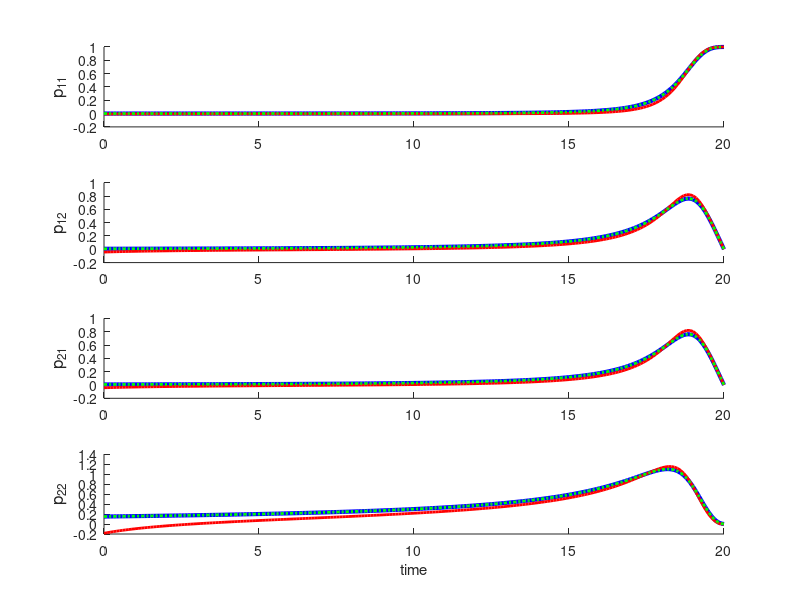
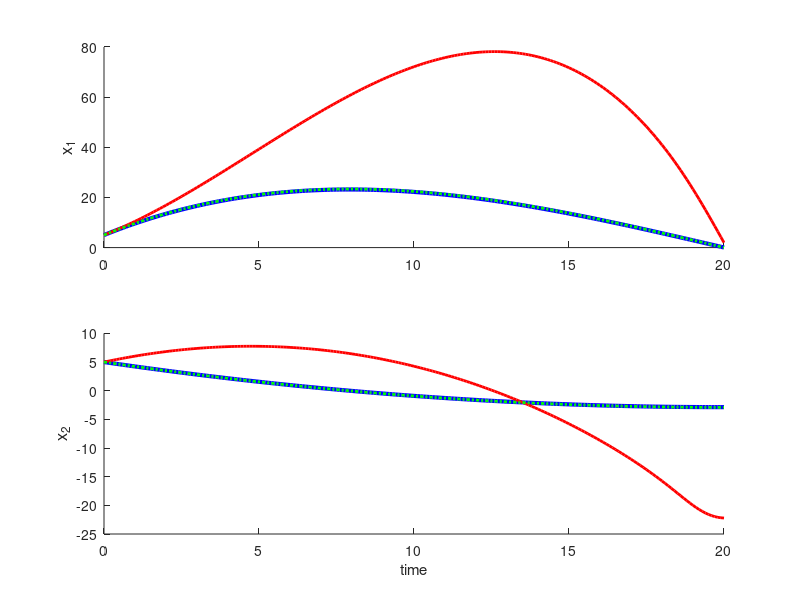

MATLAB code to generate these figures, in order:
function S05_L02_RE_Numerical_Solution
close all;

    %% Initialize the sim
    % Create the time variables
    dt = 0.1; % Increase this by 0.1 from 0.1 to 0.5 
    t0 = 0;
    tf = 20;
    t_vec = t0:dt:tf;
    
    %% Collect the data
    % Get the data for the true P values
    [~, P_mat_true] = getTrueP(t_vec);
    
    % Get the data using euler integration
    [~, P_mat_euler] = getEulerP(t_vec, dt);
    
    % Get the data using matrix exponential
    [~, P_mat_exp] = getExpP(t_vec);
    
    
    %% Plot the P values
    % Create the figure
    fig_P = figure('units', 'normalized', 'outerposition', [0 0 1 1]);
    title('Solution values');
    
    % Plot true data
    linewidth = 3;
    fontsize = 12;
    color = 'b';    
    plotPmat(t_vec, P_mat_true, color, linewidth, fontsize);
    
    % Plot the euler data
    linewidth = 2;
    color = 'r';
    plotPmat(t_vec, P_mat_euler, color, linewidth, fontsize);
    
    % Plot the exponential data
    linewidth = 2;
    color = 'g:';
    plotPmat(t_vec, P_mat_exp, color, linewidth, fontsize);
    
    %% Simulate the state forward in time
    % Set initial conditions
    x0 = [5; 5];
    
    % Simulate the true response
    [~, x_mat_true] = simulateODE(t_vec, x0);
    
    % Simulate using Euler data
    [~, x_mat_euler] = simulateEuler(t_vec, dt, P_mat_euler, x0);
    
    % Simulate using exponential data
    [~, x_mat_exp] = simulateEuler(t_vec, dt, P_mat_exp, x0);
    
    %% Plot the states
    figure('units', 'normalized', 'outerposition', [0 0 1 1]);
    title('State Simulation');
    
    % Plot true data
    linewidth = 3;
    fontsize = 12;
    color = 'b';
    plotStates(t_vec, x_mat_true, color, linewidth, fontsize);
    
    % Plot the Euler data
    linewidth = 2;
    color = 'r';
    plotStates(t_vec, x_mat_euler, color, linewidth, fontsize);
    
    % Plot the exponential data
    linewidth = 2;
    color = 'g:';
    plotStates(t_vec, x_mat_exp, color, linewidth, fontsize);
    
    % Set the P plot in front
    figure(fig_P);
end

%%%%%%%%%%%%%%%%%%%%%%%%%%%%%%%%%%%%%%%%%%%%%%%%%%%%%%%%%%%%%%%
% Plotting functions
%%%%%%%%%%%%%%%%%%%%%%%%%%%%%%%%%%%%%%%%%%%%%%%%%%%%%%%%%%%%%%%
function plotPmat(t_vec, Pmat, color, linewidth, fontsize)
    [p11, p12, p21, p22] = extractRows(Pmat);
    
    % Plot first row, first column
    subplot(4,1,1); hold on;
    plot(t_vec, p11, color, 'linewidth', linewidth);
    ylabel('p_{11}', 'fontsize', fontsize);
    
    % Plot first row, second column
    subplot(4,1,2); hold on;
    plot(t_vec, p12, color, 'linewidth', linewidth);
    ylabel('p_{12}', 'fontsize', fontsize);
    
    % Plot second row, first column
    subplot(4,1,3); hold on;
    plot(t_vec, p21, color, 'linewidth', linewidth);
    ylabel('p_{21}', 'fontsize', fontsize);
    
    % Plot second row, second column
    subplot(4,1,4); hold on;
    plot(t_vec, p22, color, 'linewidth', linewidth);
    ylabel('p_{22}', 'fontsize', fontsize);
    xlabel('time');
end

function [p11, p12, p21, p22] = extractRows(P_mat)
    p11 = squeeze(P_mat(1,1,:));
    p12 = squeeze(P_mat(1,2,:));
    p21 = squeeze(P_mat(2,1,:));
    p22 = squeeze(P_mat(2,2,:));
end

function plotStates(t_vec, x_mat, color, linewidth, fontsize)
    % Plot first row, first column
    subplot(2,1,1); hold on;
    plot(t_vec, x_mat(1,:), color, 'linewidth', linewidth);
    ylabel('x_{1}', 'fontsize', fontsize);
    
    % Plot first row, second column
    subplot(2,1,2); hold on;
    plot(t_vec, x_mat(2,:), color, 'linewidth', linewidth);
    ylabel('x_{2}', 'fontsize', fontsize);
    xlabel('time');
end

%%%%%%%%%%%%%%%%%%%%%%%%%%%%%%%%%%%%%%%%%%%%%%%%%%%%%%%%%%%%%%%
% True solution
%%%%%%%%%%%%%%%%%%%%%%%%%%%%%%%%%%%%%%%%%%%%%%%%%%%%%%%%%%%%%%%
function [t_vec, P_mat] = getTrueP(t_vec)
%getTrueP Loops through the time input and calculates the P matrix

    % Initialize the P_mat for all time indices
    len = length(t_vec);
    P_mat = zeros(2,2,len);
    
    % Loop through and get the matrix
    T = t_vec(end);
    for k = 1:len
        P_mat(:,:,k) = trueSolution(t_vec(k), T);
    end    
end

function P = trueSolution(t, T)
%trueSolution: Provides the true solution to the Riccati equation at time t
%given the final time T
    P = 1/(1 + 1/3*(T-t)^3)*[1 T-t; T-t (T-t)^2];
end

%%%%%%%%%%%%%%%%%%%%%%%%%%%%%%%%%%%%%%%%%%%%%%%%%%%%%%%%%%%%%%%
% Euler solution
%%%%%%%%%%%%%%%%%%%%%%%%%%%%%%%%%%%%%%%%%%%%%%%%%%%%%%%%%%%%%%%
function [t_vec, P_mat] = getEulerP(t_vec, dt)
    % Initialize P_mat
    len = length(t_vec);
    P_mat = zeros(2,2,len);
    P_mat(:,:,len) = [1 0; 0 0]; % Final P value = S
    
    % Initialize state matrices
    A = [0 1; 0 0];
    B = [0; 1];
    
    % Initialize costs
    Q = zeros(2);
    R = 1;
    R_inv = 1/R;
    
    % move from end to beginning
    P = squeeze(P_mat(:,:,end));
    for k = len:-1:2
        % Calculate the time derivative
        P_dot = -A'*P - P*A - Q + P*B*R_inv*B'*P;
        
        % Update the state moving backward in time
        P = P - dt * P_dot;
        
        % Store the state
        P_mat(:,:,k-1) = P;
    end
    
end

%%%%%%%%%%%%%%%%%%%%%%%%%%%%%%%%%%%%%%%%%%%%%%%%%%%%%%%%%%%%%%%
% Matrix exponential solution
%%%%%%%%%%%%%%%%%%%%%%%%%%%%%%%%%%%%%%%%%%%%%%%%%%%%%%%%%%%%%%%
function [t_vec, P_mat] = getExpP(t_vec)
    % Initialize P_mat
    len = length(t_vec);
    P_mat = zeros(2,2,len);
    
    % Initialize state matrices
    A = [0 1; 0 0];
    B = [0; 1];
    
    % Initialize costs
    Q = zeros(2);
    R = 1;
    S = [1 0; 0 0]; % Final P value = S        
    
    % Set initial conditions for X and Y
    X0 = eye(2);
    Y0 = S;
    
    % Create aggregate matrix
    M = [A -B*inv(R)*B'; -Q -A'];
    
    % Loop through and calculate P
    T = t_vec(end);
    for k = 1:len
        % Calculate X and Y
        t = t_vec(k);
        agg_mat = expm(M*(t-T)) * [X0; Y0];
        X = agg_mat(1:2, :);
        Y = agg_mat(3:4, :);
        
        % Calculate P(t)
        P_mat(:,:, k) = Y/X;
    end
end

function P = calculateP(t, T)
    % Initialize state matrices
    A = [0 1; 0 0];
    B = [0; 1];
    
    % Initialize costs
    Q = zeros(2);
    R = 1;
    S = [1 0; 0 0]; % Final P value = S        
    
    % Set initial conditions for X and Y
    X0 = eye(2);
    Y0 = S;
    
    % Create aggregate matrix
    M = [A -B*R*B'; -Q -A'];
    
    agg_mat = expm(M*(t-T)) * [X0; Y0];
    X = agg_mat(1:2, :);
    Y = agg_mat(3:4, :);
    
    % Calculate P
    P = Y/X;
end


%%%%%%%%%%%%%%%%%%%%%%%%%%%%%%%%%%%%%%%%%%%%%%%%%%%%%%%%%%%%%%%
% Simulate state
%%%%%%%%%%%%%%%%%%%%%%%%%%%%%%%%%%%%%%%%%%%%%%%%%%%%%%%%%%%%%%%
function [t_vec, x_mat] = simulateEuler(t_vec, dt, P_mat, x0)
    % Initialize x_mat
    len = length(t_vec);
    x_mat = zeros(2,len);
    
    % Initialize state matrices
    A = [0 1; 0 0];
    B = [0; 1];
    
    % Initialize costs
    Q = zeros(2);
    R = 1;
    R_inv = 1/R;
    
    % Set initial state
    x = x0;
    x_mat(:,1) = x0;
    
    % Loop forward in time using euler integration
    for k = 1:len-1
        % Calculate control
        P = squeeze(P_mat(:,:,k));
        u = -R_inv * B'*P*x;
        
        % Calculate time derivative
        xdot = A*x + B*u;
        
        % Update and store state
        x = x + dt*xdot;
        x_mat(:,k+1) = x;
    end
end

function [t_vec, x_mat] = simulateODE(t_vec, x0)
    T = t_vec(end);
    [~, x_mat] = ode45(@(t,x)dynamics(t, x, T), t_vec, x0);
    x_mat = x_mat';
end

function xdot = dynamics(t, x, T)
    % Initialize state matrices
    A = [0 1; 0 0];
    B = [0; 1];
    
    % Initialize costs
    Q = zeros(2);
    R = 1;
    R_inv = 1/R;
    
    % Calculate P
    P = calculateP(t, T);
    
    % Calculate control input
    u = -R_inv*B'*P*x;
    
    % Calculate dynamics
    xdot = A*x + B*u;
end